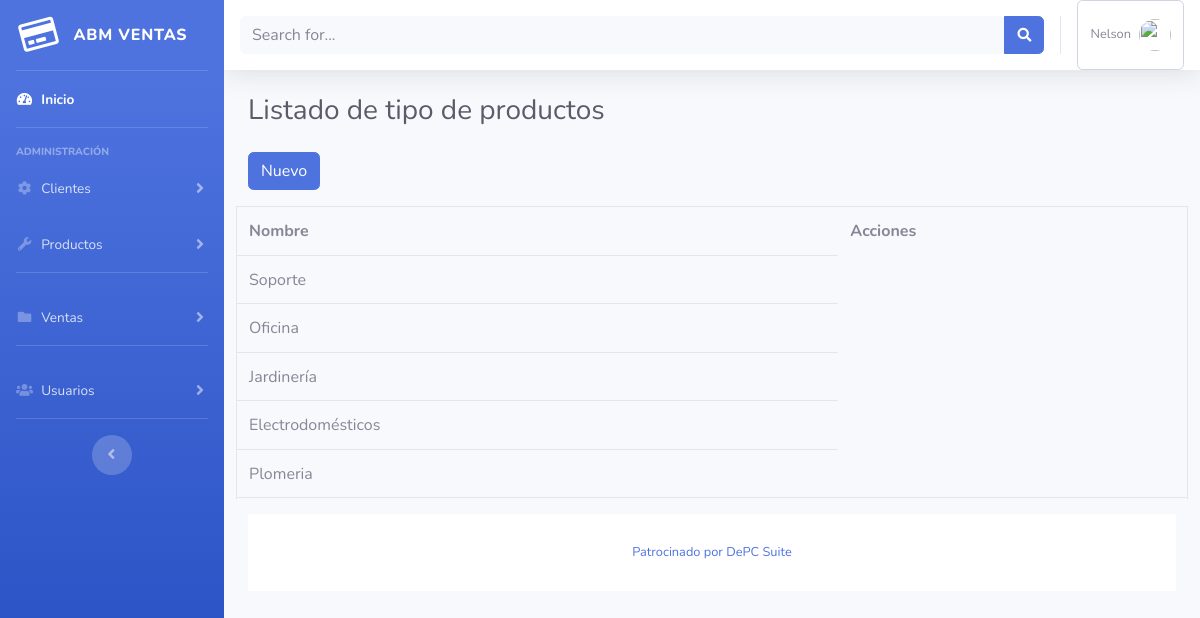
The app's page /tipoproducto-listado.php (signed in) with its own data.
### tables this page shows
CREATE TABLE `tipo_productos`  (
  `idtipoproducto` int(11) NOT NULL AUTO_INCREMENT,
  `nombre` varchar(100) NOT NULL,
  PRIMARY KEY (`idtipoproducto`) USING BTREE
);

### entidades/tipoproducto.php (called while the page is built, shortened)
<?php
class TipoProducto {
    public function __get($atributo) {
        return $this->$atributo;
    }
    public function obtenerTodos(){
        $mysqli = new mysqli(Config::BBDD_HOST, Config::BBDD_USUARIO, Config::BBDD_CLAVE, Config::BBDD_NOMBRE, Config::BBDD_PORT);
        $sql = "SELECT
                    idtipoproducto,
                    nombre
                FROM tipo_productos";
        if (!$resultado = $mysqli->query($sql)) {
            printf("Error en query: %s\n", $mysqli->error . " " . $sql);
        }
        $aResultado = array();
        if($resultado){
            while($fila = $resultado->fetch_assoc()){
                $entidadAux = new TipoProducto();
                $entidadAux->idtipoproducto = $fila["idtipoproducto"];
                $entidadAux->nombre = $fila["nombre"];
                $aResultado[] = $entidadAux;
            }
        }
        return $aResultado;
    }
}
?>

### tipoproducto-listado.php (the view, shortened to what this page needs)
<?php
include_once "entidades/tipoproducto.php";
$tipoProducto = new TipoProducto();
$atipoProducto = $tipoProducto->obtenerTodos();
include_once("header.php");
?>
<div class="container-fluid">
    <h1 class="h3 mb-4 text-gray-800">Listado de tipo de productos</h1>
    <div class="row">
        <div class="col-12 mb-3">
            <a href="tipoproducto-formulario.php" class="btn btn-primary me-2">Nuevo</a>
        </div>
    </div>
    <div class="row">
        <table class="table table-hover border">
            <tbody>
                <tr>
                    <th>Nombre</th>
                    <th>Acciones</th>
                </tr>
                <?php
                foreach($atipoProducto as $tipo){
                    echo "<tr>";
                    echo "<td>" . $tipo->nombre . "</td>";
                    echo "<tr>";
                }
                ?>
            </tbody>
        </table>
    </div>
    <?php include_once("footer.php"); ?>

### records on screen
tipo_productos: nombre "Soporte"
tipo_productos: nombre "Oficina"
tipo_productos: nombre "Jardinería"
tipo_productos: nombre "Electrodomésticos"
tipo_productos: nombre "Plomeria"

### other values on screen
$_SESSION['nombre'] "Nelson"
